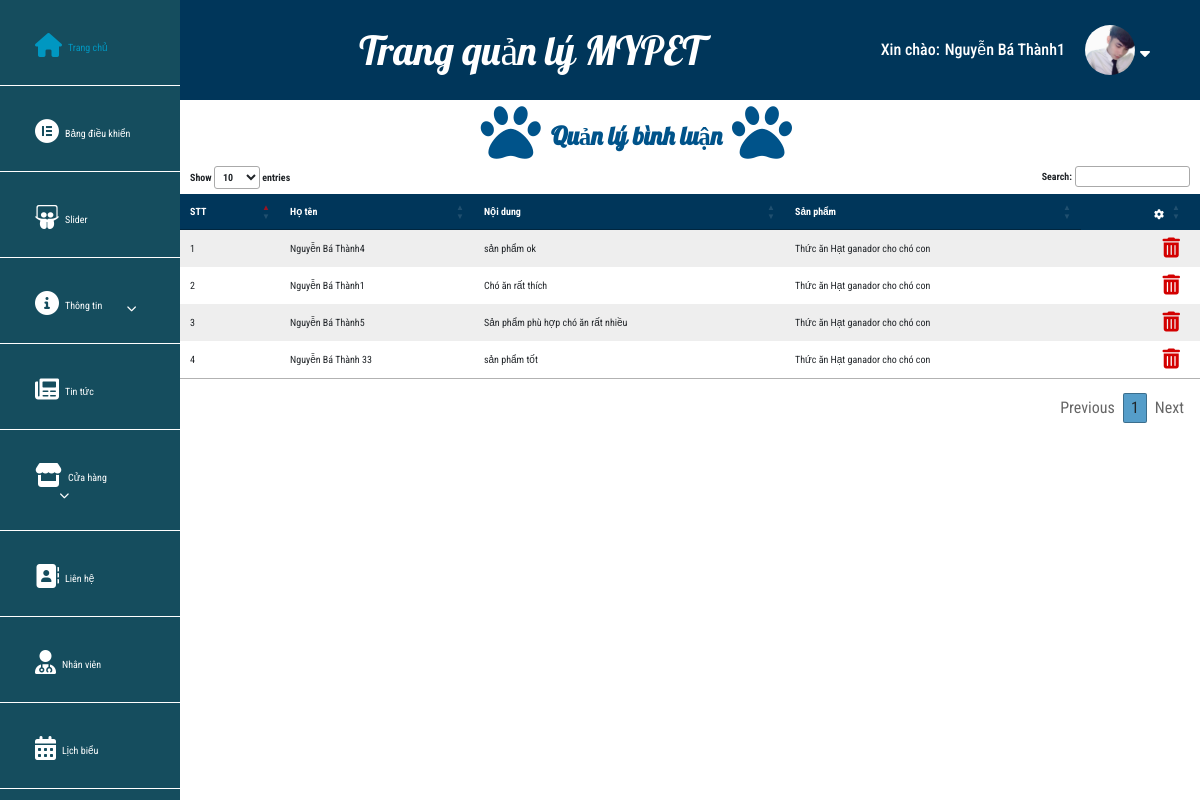
/admin/comment.php (signed in), run on the app's committed database.
### tables this page shows
CREATE TABLE `user` (
  `id` int(11) NOT NULL,
  `name` varchar(255) NOT NULL,
  `username` varchar(255) NOT NULL,
  `password` varchar(255) NOT NULL,
  `email` longtext NOT NULL,
  `phone` varchar(10) NOT NULL,
  `address` varchar(255) NOT NULL,
  `image` varchar(255) NOT NULL,
  `status` int(10) NOT NULL
);

CREATE TABLE `comment` (
  `id_comment` int(11) NOT NULL,
  `id_user` int(11) NOT NULL,
  `content_comment` longtext NOT NULL,
  `id_shop_fk` int(11) NOT NULL
);

CREATE TABLE `shop` (
  `id_shop` int(11) NOT NULL,
  `title` varchar(255) NOT NULL,
  `content` longtext NOT NULL,
  `price` int(11) NOT NULL,
  `promotion` int(11) NOT NULL,
  `image` varchar(255) NOT NULL,
  `id_category` int(11) NOT NULL,
  `status_shop` int(11) NOT NULL,
  `slug` varchar(255) NOT NULL
);

### admin/comment.php (the view, shortened to what this page needs)
<?php
include '../include/config.php';
$sqlSl_sv = "SELECT * FROM comment a join shop b on a.id_shop_fk = b.id_shop join user c on c.id = a.id_user";
$query_sv = $conn->prepare($sqlSl_sv);
$query_sv->execute();
$result_sv = $query_sv->fetchAll(PDO::FETCH_OBJ);
?>
<!DOCTYPE html>
<html lang="en">
<head>
    <link rel="stylesheet" href="../lib/fontawesome/css/all.min.css">
    <?php
    include "../include/link-css.php";
    ?>
    <link rel="stylesheet" href="./css-admin/jquery.dataTables.min.css">
    <link rel="stylesheet" href="./css-admin/style.css">
</head>
<body>
    <?php
    include("menu.php");
    ?>
    <div class="main-infor">
        <div class="main-infor-in">
            <div class="main-infor-chil">
                <div class="container-sevice main-infor-chil-in">
                    <div class="title-show-top-1">
                        <div class="title-show-top title-show-top2"><i class="fas fa-paw"></i>
                            <h1>Quản lý bình luận</h1><i class="fas fa-paw"></i>
                        </div>
                    </div>
                    <div class="form-infor">
                        <form action="" method="POST">
                            <table id="my-table" cellpadding="2" cellspacing="2">
                                <thead>
                                    <tr>
                                        <th>
                                            STT
                                        </th>
                                        <th>
                                            Họ tên
                                        </th>
                                        <th>
                                            Nội dung
                                        </th>
                                        <th>
                                            Sản phẩm
                                        </th>
                                        <th class="button-edit-delete">
                                            <i class="fas fa-cog"></i>
                                        </th>
                                    </tr>
                                </thead>
                                <tbody>
                                    <?php foreach ($result_sv as $key => $value) { ?>
                                    <tr>
                                        <td>
                                            <?php echo $key + 1 ?>
                                        </td>
                                        <td>
                                            <?php echo $value->name ?>
                                        </td>
                                        <td>
                                            <?php echo $value->content_comment ?>
                                        </td>
                                        <td>
                                            <?php echo $value->title ?>
                                        </td>
                                        <td>
                                            <div class="button-edit-delete">
                                                <div class="btn-delete-pre">
                                                    <a class="btn-delete"
                                                        href="./comment.php?delete_sv=<?php echo $value->id_comment ?>"
                                                        onclick="return confirm('Bạn chắc chắn muốn xóa?');"><i
                                                            class="fas fa-trash-alt"></i></a>
                                                </div>
                                            </div>
                                        </td>
                                    </tr>
                                    <?php } ?>
                                </tbody>
                            </table>
                        </form>
                    </div>
                </div>
            </div>
        </div>
    </div>
</body>
</html>

### admin/menu.php (shortened to what this page needs)
<?php
include '../include/config.php';
if (isset($_SESSION['logins']['id'])) {
    $change = $_SESSION['logins']['id'];
    $sql_setting = "SELECT * FROM user  WHERE id = $change";
    $query_setting = $conn->prepare($sql_setting);
    $query_setting->execute();
    $result_setting = $query_setting->fetch(PDO::FETCH_OBJ);
}
?>
<!DOCTYPE html>
<html lang="en">
<head>
    <link rel="stylesheet" href="../lib/fontawesome/css/all.min.css">
    <link rel="stylesheet" href="./css-admin/jquery.dataTables.min.css">
    <link rel="stylesheet" href="./css-admin/style.css">
</head>
<body>
    <div class="main-menu">
        <div class="main-menu-all">
            <div class="menu-top-left">
                <h1>Trang quản lý MYPET</h1>
            </div>
            <div class="menu-right">
                <h5 class="name-user">
                    Xin chào: <span><?php echo $_SESSION['logins']['name'] ?></span>
                </h5>
                <a class="img-user" href="#">
                    <img src=".<?php echo $result_setting->image ?>" alt="image">
                </a>
                <div class="drop-down-user">
                    <i class="down-click fas fa-sort-down"></i>
                </div>
            </div>
        </div>
        <div class="menu-left">
            <div id='navigator'>
                <div class="section1">
                    <ul>
                        <li><a href="../index.php"><i class="material-icons fas fa-home"></i><span>Trang chủ</span></a>
                        </li>
                        <li><a href="./control.php"><i class="material-icons fab fa-elementor"></i><span>Bảng điều
                                    khiển</span></a>
                        </li>
                        <li><a href="./slider.php"><i
                                    class="material-icons fab fa-slideshare"></i><span>Slider</span></a>
                        </li>
                        <li class="menu-li-par"><a href="#"><i class="material-icons fas fa-info-circle"></i><span>Thông
                                    tin</span><i class="down-shop-i fas fa-chevron-down"></i></a>
                        </li>
                        <li><a href="./news.php"><i class="material-icons fas fa-newspaper"></i><span>Tin tức</span></a>
                        </li>
                        <li class="menu-li-par1"><a href="#"><i class="material-icons fas fa-store"></i><span>Cửa
                                    hàng</span><i class="down-shop-i1 fas fa-chevron-down"></i></a>
                        </li>
                        <li><a href="./contact.php"><i class="material-icons fas fa-address-book"></i><span>Liên
                                    hệ</span></a>
                        <li><a href="./employee.php"><i class="material-icons fas fa-user-md"></i><span>Nhân
                                    viên</span></a>
                        </li>
                        <li><a href="./calendar.php"><i class="material-icons fas fa-calendar-alt"></i><span>Lịch
                                    biểu</span></a>
                        </li>
                        <li><a href="./booking.php"><i class="material-icons fas fa-book"></i><span>Lịch đặt</span></a>
                        </li>
                    </ul>
                </div>
            </div>
        </div>
    </div>
</body>
</html>

### css/style.css (style rules this page uses)
* { padding: 0; margin: 0; box-sizing: border-box; font-family: "Roboto Condensed", sans-serif; }
a, a:hover { text-decoration: none; transition: all 0.3s ease-in-out 0s; -moz-transition: all 0.3s ease-in-out 0s; -o-transition: all 0.3s ease-in-out 0s; -webkit-transition: all 0.3s ease-in-out 0s; -ms-transition: all 0.3s ease-in-out 0s; }

### admin/css-admin/style.css (style rules this page uses)
* { padding: 0; margin: 0; box-sizing: border-box; font-family: "Roboto Condensed", sans-serif; }
a, a:hover { text-decoration: none; transition: all 0.3s ease-in-out 0s; -moz-transition: all 0.3s ease-in-out 0s; -o-transition: all 0.3s ease-in-out 0s; -webkit-transition: all 0.3s ease-in-out 0s; -ms-transition: all 0.3s ease-in-out 0s; }
h1, h2, h3, h4, h5, h6, a, p, ul, li { margin: 0; padding: 0; list-style: none; }
.down-shop-i { margin-left: 25px; }
.down-shop-i1 { margin-left: 25px; }
.main-infor { width: 85%; float: right; }
#navigator { width: 15%; height: 100%; background: #154d5e; position: fixed; float: left; overflow-y: auto; top: 0; }
#navigator a { text-decoration: none; }
.section1 { border-bottom: 1px solid #cacaca; }
.section1 ul { list-style-type: none; margin: 0; padding: 0; }
.section1 ul li a { display: block; padding: 30px 35px 30px 35px; text-align: left; border-bottom: 1px solid rgb(255, 255, 255); }
.section1 ul li i { position: relative; top: 3px; margin-right: 6px; color: #ffffff; }
.section1 ul li a span { color: #ffffff; }
.main-menu-all { height: 100px; float: right; width: 85%; background: #00365a; display: flex; justify-content: space-between; }
.menu-top-left h1 { text-align: center; color: #ffffff; line-height: 100px; font-size: 40px; font-weight: 400; font-family: "Lobster", cursive; }
.menu-top-left { margin: 0 auto; }
.menu-right { display: flex; margin-right: 50px; }
.menu-right .name-user { color: #ffffff; display: flex; font-size: 16px; line-height: 100px; }
.menu-right .name-user span { margin-left: 5px; }
.menu-right .name-user span { color: #ffffff; font-size: 16px; }
.menu-right .img-user { width: 50px; height: 50px; border-radius: 50%; margin-left: 20px; margin-right: 5px; margin-top: 25px; }
.menu-right .img-user img { width: 100%; height: 100%; border-radius: 50%; }
.menu-right .drop-down-user i { color: #ffffff; font-size: 16px; cursor: pointer; line-height: 100px; }
.drop-down-user { position: relative; }
table.dataTable tbody tr { background-color: unset; border: unset !important; }
table { border-collapse: collapse; }
table.dataTable tbody tr:nth-child(odd) { background-color: #eee; }
table.dataTable tbody tr:nth-child(even) { background-color: white; }
table.dataTable thead tr { background: #00365a; }
table.dataTable thead tr th { color: #ffffff; }
.sorting_asc::before { color: #ff0000; }
.button-edit-delete { margin-right: 10px; display: flex; justify-content: end; }
.btn-delete-pre { margin-left: 15px; }
.btn-delete-pre a i { font-size: 20px; color: #007bc3; }
.btn-delete-pre a i { font-size: 20px; color: #d30000; }
.button-edit-delete.sorting { padding-top: 15px; border-bottom: 0; }
table.dataTable tbody tr:last-child { border: 0; }
.main-infor-in { background: rgb(0, 0, 0, 0.05); }
.main-infor .main-infor-chil-in { background: #ffffff; }
.title-show-top { font-size: 20px; color: #00538a; display: flex; justify-content: center; padding: 3px 0; background: #ffffff; }
.title-show-top h1 { font-size: 25px; margin-top: 18px; padding: 0 10px; font-weight: bold; font-family: "Lobster", cursive; }
.title-show-top i { font-size: 60px; }
.title-show-top-1 { width: 60%; display: flex; justify-content: space-between; }

### data on the page
user: image (picture)
comment: id_user.name "Nguyễn Bá Thành4", content_comment "sản phẩm ok", id_shop_fk.title "Thức ăn Hạt ganador cho chó con"
comment: id_user.name "Nguyễn Bá Thành1", content_comment "Chó ăn rất thích", id_shop_fk.title "Thức ăn Hạt ganador cho chó con"
comment: id_user.name "Nguyễn Bá Thành5", content_comment "Sản phẩm phù hợp chó ăn rất nhiều", id_shop_fk.title "Thức ăn Hạt ganador cho chó con"
comment: id_user.name "Nguyễn Bá Thành 33", content_comment "sản phẩm tốt", id_shop_fk.title "Thức ăn Hạt ganador cho chó con"

### other printed values
$_SESSION['logins']['name'] "Nguyễn Bá Thành1"
